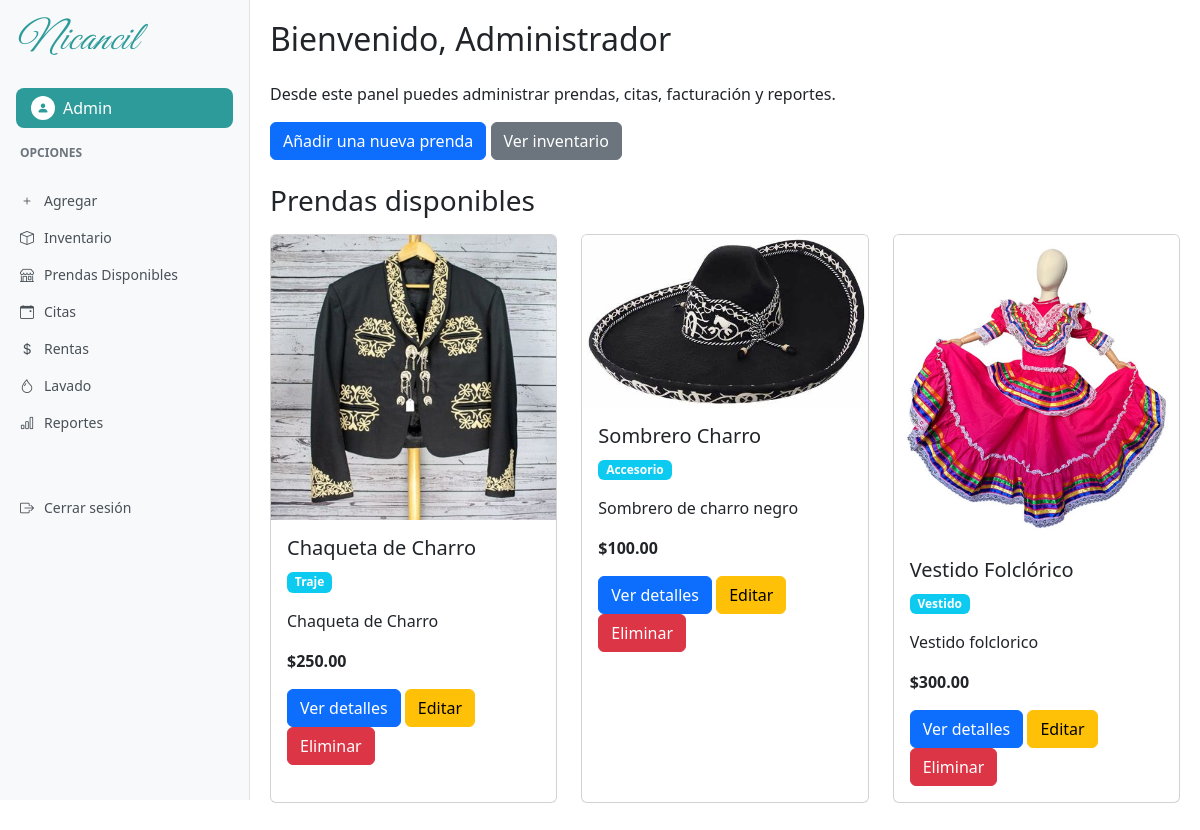
Screenshot of /dashboard/ (signed in) with the database file from the repository.
### usuarios/models.py (models this page shows)
class Usuario(AbstractUser):
    ROLES=(
        ("admin", "Administrador"),
        ("emp", "Empleado"),
        )
    rol=models.CharField(max_length=10, choices=ROLES, default="emp")

### inventario/models.py (models this page shows, shortened)
class Prenda(models.Model):
    TIPOS = (
        ('traje', 'Traje'),
        ('vestido', 'Vestido'),
        ('accesorio', 'Accesorio'),
    )
    ESTATUS = (
        ('disponible', 'Disponible'),
        ('apartado', 'Apartado'),
        ('en_uso', 'En Uso'),
        ('dañado', 'Dañado'),
        ('mantenimiento', 'En Mantenimiento'),
        ('lavanderia', 'En Lavandería'),
    )
    GENEROS = (
        ('hombre', 'Hombre'),
        ('mujer', 'Mujer'),
        ('unisex', 'Unisex'),
    )
    nombre = models.CharField(max_length=100)
    descripcion = models.TextField()
    precio = models.DecimalField(max_digits=10, decimal_places=2)
    tipo = models.CharField(max_length=20, choices=TIPOS, default='traje')
    color = models.CharField(max_length=50, blank=True)
    estatus = models.CharField(max_length=20, choices=ESTATUS, default='disponible')
    tallas = models.CharField(max_length=50, blank=True)
    genero = models.CharField(max_length=10, choices=GENEROS, default='unisex')
    lugar = models.CharField(max_length=100, blank=True, verbose_name="Lugar o sitio del traje")
    cantidad = models.PositiveIntegerField(default=1)
    imagen = models.ImageField(upload_to='prendas/', null=True, blank=True)
    fecha_creacion = models.DateTimeField(auto_now_add=True)

### usuarios/views.py (the view)
# urls.py: path('dashboard/', views.dashboard, name='dashboard'),
@login_required
def dashboard(request):
    from inventario.models import Prenda
    prendas = Prenda.objects.all()
    if request.user.rol == 'admin':
        return render(request, "usuarios/dashboard_admin.html", {'prendas': prendas})
    elif request.user.rol == 'emp':
        return render(request, "usuarios/dashboard_empleado.html", {'prendas': prendas})
    else:
        return redirect('logout')

### templates/usuarios/dashboard_admin.html (shortened to what this page needs)
{% extends 'base_dashboard.html' %}
{% block content %}
    <h2 class="mb-4">Bienvenido, Administrador</h2>
    <p>Desde este panel puedes administrar prendas, citas, facturación y reportes.</p>
    <div class="mb-4">
        <a href="{% url 'nueva_prenda' %}" class="btn btn-primary">Añadir una nueva prenda</a>
        <a href="{% url 'inventario' %}" class="btn btn-secondary">Ver inventario</a>
    </div>
    <h3 class="mb-3">Prendas disponibles</h3>
    <div class="row">
        {% for prenda in prendas %}
            <div class="col-md-4 mb-4">
                <div class="card h-100">
                    {% if prenda.imagen %}
                        <img src="{{ prenda.imagen.url }}" class="card-img-top" alt="{{ prenda.nombre }}">
                    {% else %}
                        <div class="card-img-top bg-light text-center py-5">Sin imagen</div>
                    {% endif %}
                    <div class="card-body">
                        <h5 class="card-title">{{ prenda.nombre }}</h5>
                        <p class="card-text"><span class="badge bg-info">{{ prenda.get_tipo_display }}</span></p>
                        <p class="card-text">{{ prenda.descripcion|truncatechars:100 }}</p>
                        <p class="card-text"><strong>${{ prenda.precio }}</strong></p>
                        <a href="{% url 'prenda_detalle' prenda.pk %}" class="btn btn-primary">Ver detalles</a>
                        <a href="{% url 'editar_prenda' prenda.pk %}" class="btn btn-warning">Editar</a>
                        <a href="{% url 'eliminar_prenda' prenda.pk %}" class="btn btn-danger">Eliminar</a>
                    </div>
                </div>
            </div>
        {% empty %}
            <div class="col-12">
                <p>No hay prendas disponibles.</p>
            </div>
        {% endfor %}
    </div>
{% endblock %}

### templates/base_dashboard.html (shortened to what this page needs)
<!DOCTYPE html>
<html lang="es">
<head>
    <link href="https://cdn.jsdelivr.net/npm/bootstrap@5.3.2/dist/css/bootstrap.min.css" rel="stylesheet">
    <link href="https://cdn.jsdelivr.net/npm/bootstrap-icons@1.10.0/font/bootstrap-icons.css" rel="stylesheet">
    {% load static %}
    <link rel="stylesheet" type="text/css" href="{% static 'css/dashboard.css' %}">
</head>
<body>
    <div class="sidebar position-fixed">
        <div class="p-3">
            <h1 class="nicancil-font text-nicancil-teal mb-4">Nicancil</h1>
            <div class="user-profile">
                <div class="user-icon">
                    <i class="bi bi-person-fill"></i>
                </div>
                <span>{{ user.username }}</span>
            </div>
        </div>
        <div class="sidebar-section-title">Opciones</div>
        <nav class="sidebar-nav">
            {% if user.rol == 'admin' %}
            <a href="{% url 'nueva_prenda' %}" class="sidebar-nav-item {% if request.path == '/nueva_prenda/' %}active{% endif %}">
                <i class="bi bi-plus"></i>
                Agregar
            </a>
            {% endif %}
            <a href="{% url 'inventario' %}" class="sidebar-nav-item {% if request.path == '/inventario/' %}active{% endif %}">
                <i class="bi bi-box"></i>
                Inventario
            </a>
            <a href="{% url 'prenda_lista' %}" class="sidebar-nav-item {% if request.path == '/tienda/' %}active{% endif %}">
                <i class="bi bi-shop"></i>
                Prendas Disponibles
            </a>
            {% if user.rol == 'admin' %}
            <a href="#" class="sidebar-nav-item">
                <i class="bi bi-calendar-event"></i>
                Citas
            </a>
            {% endif %}
            <a href="#" class="sidebar-nav-item">
                <i class="bi bi-currency-dollar"></i>
                Rentas
            </a>
            {% if user.rol == 'admin' %}
            <a href="#" class="sidebar-nav-item">
                <i class="bi bi-droplet"></i>
                Lavado
            </a>
            <a href="#" class="sidebar-nav-item">
                <i class="bi bi-bar-chart"></i>
                Reportes
            </a>
            {% endif %}
            <a href="{% url 'logout' %}" class="sidebar-nav-item mt-5">
                <i class="bi bi-box-arrow-right"></i>
                Cerrar sesión
            </a>
        </nav>
    </div>
    <div class="main-content-wrapper">
        {% block content %}{% endblock %}
    </div>
</body>
</html>

### static/css/dashboard.css (style rules this page uses)
:root { --nicancil-teal: #2D9B9A; }
.text-nicancil-teal { color: var(--nicancil-teal) !important; }
.nicancil-font { font-family: 'Great Vibes', cursive; font-weight: 400; letter-spacing: 1px; font-style: italic; font-size: 2.5rem; color: var(--nicancil-teal); }
.sidebar { min-height: 100vh; background-color: #f8f9fa; border-right: 1px solid #dee2e6; width: 250px; }
.main-content-wrapper { margin-left: 250px; min-height: 100vh; padding: 20px; }
.user-profile { background-color: var(--nicancil-teal); color: white; padding: 8px 15px; border-radius: 8px; display: flex; align-items: center; gap: 8px; font-weight: 500; }
.user-icon { background-color: white; color: var(--nicancil-teal); width: 24px; height: 24px; border-radius: 50%; display: flex; align-items: center; justify-content: center; font-size: 12px; }
.sidebar-nav { padding: 0; margin-top: 20px; }
.sidebar-section-title { color: #6c757d; font-size: 12px; font-weight: 600; text-transform: uppercase; margin-bottom: 10px; padding: 0 20px; }
.sidebar-nav-item { display: flex; align-items: center; padding: 8px 20px; color: #495057; text-decoration: none; font-size: 14px; gap: 10px; }

### rows the page displays
Usuario: username "Admin"
Prenda: imagen (picture), nombre "Chaqueta de Charro", tipo "Traje", descripcion "Chaqueta de Charro", precio "250.00"
Prenda: imagen (picture), nombre "Sombrero Charro", tipo "Accesorio", descripcion "Sombrero de charro negro", precio "100.00"
Prenda: imagen (picture), nombre "Vestido Folclórico", tipo "Vestido", descripcion "Vestido folclorico", precio "300.00"
